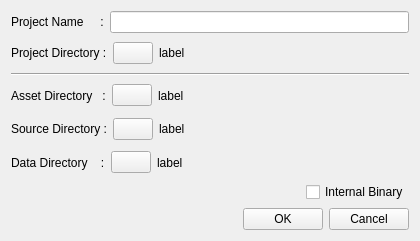
<?xml version="1.0" encoding="UTF-8"?>
<ui version="4.0">
 <class>NewProjectUI</class>
 <widget class="QWidget" name="NewProjectUI">
  <property name="windowModality">
   <enum>Qt::ApplicationModal</enum>
  </property>
  <property name="geometry">
   <rect>
    <x>0</x>
    <y>0</y>
    <width>420</width>
    <height>241</height>
   </rect>
  </property>
  <property name="windowTitle">
   <string>New Project</string>
  </property>
  <layout class="QVBoxLayout" name="verticalLayout_2">
   <item>
    <layout class="QVBoxLayout" name="verticalLayout">
     <item>
      <layout class="QHBoxLayout" name="horizontalLayout_3">
       <item>
        <widget class="QLabel" name="assetDir_3">
         <property name="text">
          <string>Project Name     :</string>
         </property>
         <property name="margin">
          <number>3</number>
         </property>
        </widget>
       </item>
       <item>
        <widget class="QLineEdit" name="projectName"/>
       </item>
      </layout>
     </item>
     <item>
      <layout class="QHBoxLayout" name="horizontalLayout_2">
       <item>
        <widget class="QLabel" name="assetDir_2">
         <property name="text">
          <string>Project Directory :</string>
         </property>
         <property name="margin">
          <number>3</number>
         </property>
        </widget>
       </item>
       <item>
        <widget class="QPushButton" name="proj">
         <property name="maximumSize">
          <size>
           <width>100</width>
           <height>16777215</height>
          </size>
         </property>
         <property name="text">
          <string/>
         </property>
         <property name="icon">
          <iconset resource="../../elang_gui_icons.qrc">
           <normaloff>:/essentials/icons/essentials/reload.png</normaloff>:/essentials/icons/essentials/reload.png</iconset>
         </property>
         <property name="flat">
          <bool>false</bool>
         </property>
        </widget>
       </item>
       <item>
        <widget class="QLabel" name="projDir">
         <property name="text">
          <string>label</string>
         </property>
         <property name="margin">
          <number>3</number>
         </property>
        </widget>
       </item>
       <item>
        <spacer name="horizontalSpacer_3">
         <property name="orientation">
          <enum>Qt::Horizontal</enum>
         </property>
         <property name="sizeHint" stdset="0">
          <size>
           <width>40</width>
           <height>20</height>
          </size>
         </property>
        </spacer>
       </item>
      </layout>
     </item>
     <item>
      <widget class="Line" name="line">
       <property name="orientation">
        <enum>Qt::Horizontal</enum>
       </property>
      </widget>
     </item>
     <item>
      <layout class="QHBoxLayout" name="horizontalLayout_4">
       <item>
        <widget class="QLabel" name="assetDir_4">
         <property name="text">
          <string>Asset Directory   :</string>
         </property>
         <property name="margin">
          <number>3</number>
         </property>
        </widget>
       </item>
       <item>
        <widget class="QPushButton" name="asset">
         <property name="maximumSize">
          <size>
           <width>100</width>
           <height>16777215</height>
          </size>
         </property>
         <property name="text">
          <string/>
         </property>
         <property name="icon">
          <iconset resource="../../elang_gui_icons.qrc">
           <normaloff>:/essentials/icons/essentials/reload.png</normaloff>:/essentials/icons/essentials/reload.png</iconset>
         </property>
         <property name="flat">
          <bool>false</bool>
         </property>
        </widget>
       </item>
       <item>
        <widget class="QLabel" name="assetDir">
         <property name="text">
          <string>label</string>
         </property>
         <property name="margin">
          <number>3</number>
         </property>
        </widget>
       </item>
       <item>
        <spacer name="horizontalSpacer_4">
         <property name="orientation">
          <enum>Qt::Horizontal</enum>
         </property>
         <property name="sizeHint" stdset="0">
          <size>
           <width>40</width>
           <height>20</height>
          </size>
         </property>
        </spacer>
       </item>
      </layout>
     </item>
     <item>
      <layout class="QHBoxLayout" name="horizontalLayout_5">
       <item>
        <widget class="QLabel" name="assetDir_5">
         <property name="text">
          <string>Source Directory :</string>
         </property>
         <property name="margin">
          <number>3</number>
         </property>
        </widget>
       </item>
       <item>
        <widget class="QPushButton" name="src">
         <property name="maximumSize">
          <size>
           <width>100</width>
           <height>16777215</height>
          </size>
         </property>
         <property name="text">
          <string/>
         </property>
         <property name="icon">
          <iconset resource="../../elang_gui_icons.qrc">
           <normaloff>:/essentials/icons/essentials/reload.png</normaloff>:/essentials/icons/essentials/reload.png</iconset>
         </property>
         <property name="flat">
          <bool>false</bool>
         </property>
        </widget>
       </item>
       <item>
        <widget class="QLabel" name="srcDir">
         <property name="text">
          <string>label</string>
         </property>
         <property name="margin">
          <number>3</number>
         </property>
        </widget>
       </item>
       <item>
        <spacer name="horizontalSpacer_5">
         <property name="orientation">
          <enum>Qt::Horizontal</enum>
         </property>
         <property name="sizeHint" stdset="0">
          <size>
           <width>40</width>
           <height>20</height>
          </size>
         </property>
        </spacer>
       </item>
      </layout>
     </item>
     <item>
      <layout class="QHBoxLayout" name="horizontalLayout_8">
       <item>
        <widget class="QLabel" name="assetDir_6">
         <property name="text">
          <string>Data Directory    :</string>
         </property>
         <property name="margin">
          <number>3</number>
         </property>
        </widget>
       </item>
       <item>
        <widget class="QPushButton" name="dat">
         <property name="maximumSize">
          <size>
           <width>100</width>
           <height>16777215</height>
          </size>
         </property>
         <property name="text">
          <string/>
         </property>
         <property name="icon">
          <iconset resource="../../elang_gui_icons.qrc">
           <normaloff>:/essentials/icons/essentials/reload.png</normaloff>:/essentials/icons/essentials/reload.png</iconset>
         </property>
         <property name="flat">
          <bool>false</bool>
         </property>
        </widget>
       </item>
       <item>
        <widget class="QLabel" name="datDir">
         <property name="text">
          <string>label</string>
         </property>
         <property name="margin">
          <number>3</number>
         </property>
        </widget>
       </item>
       <item>
        <spacer name="horizontalSpacer_6">
         <property name="orientation">
          <enum>Qt::Horizontal</enum>
         </property>
         <property name="sizeHint" stdset="0">
          <size>
           <width>40</width>
           <height>20</height>
          </size>
         </property>
        </spacer>
       </item>
      </layout>
     </item>
     <item>
      <layout class="QHBoxLayout" name="horizontalLayout_7">
       <item>
        <spacer name="horizontalSpacer_2">
         <property name="orientation">
          <enum>Qt::Horizontal</enum>
         </property>
         <property name="sizeHint" stdset="0">
          <size>
           <width>40</width>
           <height>20</height>
          </size>
         </property>
        </spacer>
       </item>
       <item>
        <widget class="QCheckBox" name="internalBinary">
         <property name="text">
          <string>Internal Binary</string>
         </property>
        </widget>
       </item>
      </layout>
     </item>
     <item>
      <layout class="QHBoxLayout" name="horizontalLayout_6">
       <item>
        <spacer name="horizontalSpacer">
         <property name="orientation">
          <enum>Qt::Horizontal</enum>
         </property>
         <property name="sizeHint" stdset="0">
          <size>
           <width>40</width>
           <height>20</height>
          </size>
         </property>
        </spacer>
       </item>
       <item>
        <widget class="QPushButton" name="ok">
         <property name="maximumSize">
          <size>
           <width>100</width>
           <height>16777215</height>
          </size>
         </property>
         <property name="text">
          <string>OK</string>
         </property>
         <property name="shortcut">
          <string>Return</string>
         </property>
        </widget>
       </item>
       <item>
        <widget class="QPushButton" name="cancel">
         <property name="maximumSize">
          <size>
           <width>100</width>
           <height>16777215</height>
          </size>
         </property>
         <property name="text">
          <string>Cancel</string>
         </property>
         <property name="shortcut">
          <string>Esc</string>
         </property>
        </widget>
       </item>
      </layout>
     </item>
    </layout>
   </item>
  </layout>
 </widget>
 <resources>
  <include location="../../elang_gui_icons.qrc"/>
 </resources>
 <connections/>
</ui>
